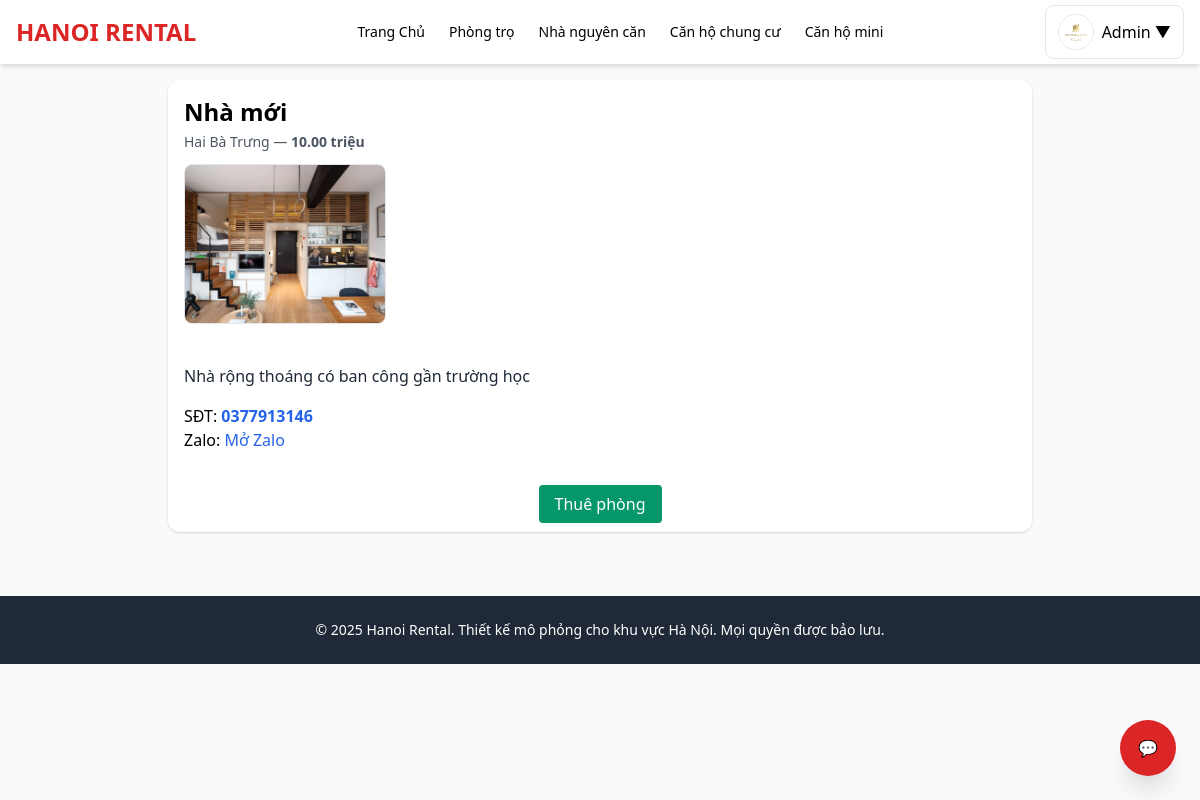
Before: /view_post.php?id=16 (signed in) with the older database file.
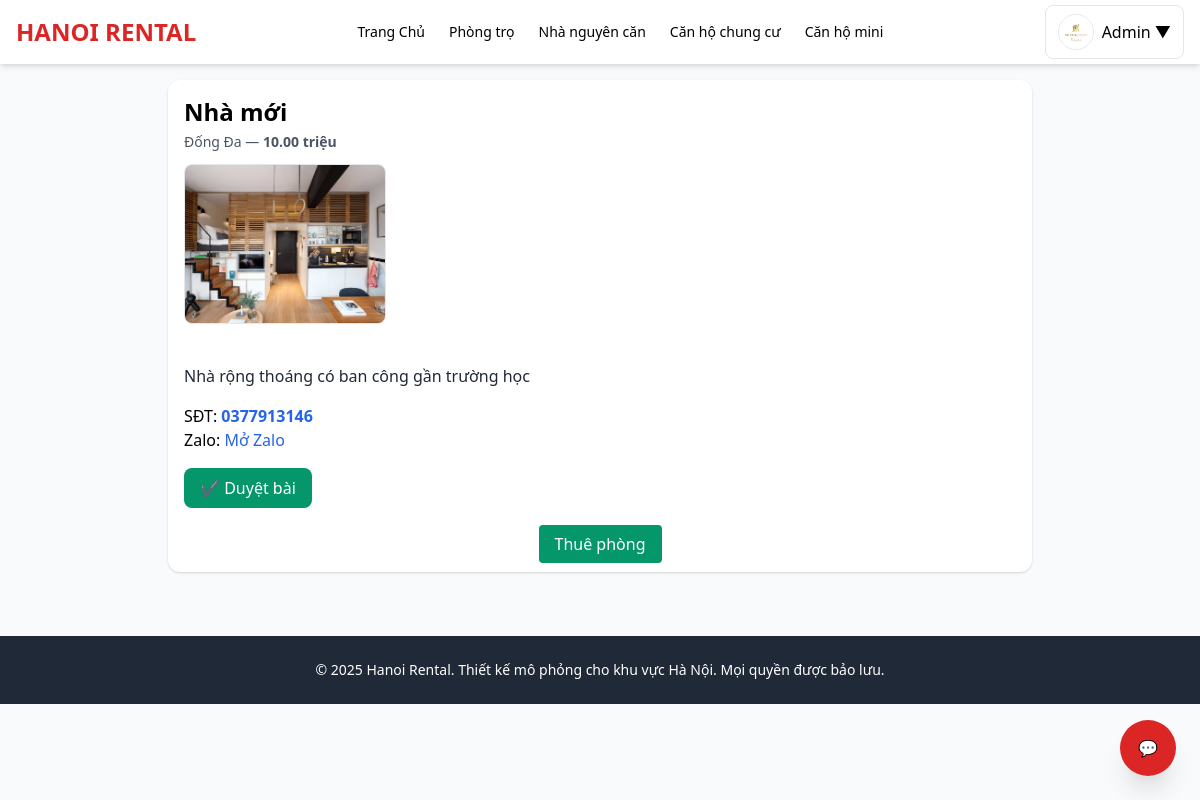
After: the same page with the newer database file.
### tables this page shows
CREATE TABLE `posts` (
  `id` int(11) NOT NULL,
  `user_id` int(11) NOT NULL,
  `status` enum('pending','approved','rejected') DEFAULT 'pending',
  `reviewed_by` int(11) DEFAULT NULL,
  `reviewed_at` timestamp NULL DEFAULT NULL,
  `title` varchar(255) DEFAULT NULL,
  `image` varchar(255) DEFAULT NULL,
  `type` varchar(50) DEFAULT NULL,
  `khu_vuc` varchar(255) DEFAULT NULL,
  `price` varchar(50) DEFAULT NULL,
  `phone` varchar(20) DEFAULT NULL,
  `zalo` varchar(20) DEFAULT NULL,
  `description` text DEFAULT NULL,
  `status_rent` tinyint(4) DEFAULT 0,
  `created_at` timestamp NOT NULL DEFAULT current_timestamp(),
  `category` varchar(50) NOT NULL DEFAULT 'phongtro'
);

### functions.php (called while the page is built, shortened)
<?php
if (!function_exists("currentUser")) {
    function currentUser() {
        return $_SESSION['user'] ?? null;
    }
}
if (!function_exists("isAdmin")) {
    function isAdmin() {
        $u = currentUser();
        return $u && ($u['role'] ?? '') === 'admin';
    }
}

### view_post.php (the view, shortened to what this page needs)
<?php
require_once __DIR__ . '/functions.php';
function h($s) { return htmlspecialchars((string)$s, ENT_QUOTES, 'UTF-8'); }
$id = intval($_GET['id'] ?? 0);
$u = $_SESSION['user'] ?? null;
$stmt = $pdo->prepare("SELECT * FROM posts WHERE id = ? LIMIT 1");
$stmt->execute([$id]);
$post = $stmt->fetch(PDO::FETCH_ASSOC);
$isOwner = ($u && $u['id'] == $post['user_id']);
$isAdmin = (function_exists('isAdmin') && isAdmin());
$imgsStmt = $pdo->prepare("SELECT filename FROM post_images WHERE post_id = ?");
$imgsStmt->execute([$id]);
$rows = $imgsStmt->fetchAll(PDO::FETCH_COLUMN);
$basePublic = '/hiihi';
$uploadsPublic = rtrim($basePublic, '/') . '/uploads/';
$defaultImg = rtrim($basePublic, '/') . '/assets/default.png';
$images = [];
foreach ($rows as $fn) {
    $clean = basename($fn);
    $disk = __DIR__ . '/uploads/' . $clean;
    if (is_file($disk))
        $images[] = $uploadsPublic . rawurlencode($clean);
    else
        $images[] = $defaultImg;
}
require_once __DIR__ . '/header.php';
?>
<main class="max-w-4xl mx-auto p-4">
    <div class="bg-white p-4 rounded-xl shadow">
        <h2 class="text-2xl font-bold mb-1"><?= h($post['title']) ?></h2>
        <p class="text-gray-600 text-sm mb-3">
            <?= h($post['khu_vuc']) ?> —
            <b><?= number_format($post['price'], 2) ?> triệu</b>
        </p>
        <div class="grid grid-cols-1 sm:grid-cols-2 md:grid-cols-4 gap-2 mb-4">
            <?php foreach ($images as $img): ?>
                <img src="<?= h($img) ?>" class="w-full h-40 object-cover rounded-lg border bg-gray-100">
            <?php endforeach; ?>
        </div>
        <div class="text-gray-800 whitespace-pre-line mb-4">
            <?= nl2br(h($post['description'])) ?>
        </div>
        <div class="mb-4">
            <p>SĐT:
                <a href="tel:<?= h($post['phone']) ?>" class="text-blue-600 font-semibold">
                    <?= h($post['phone']) ?>
                </a>
            </p>
            <?php if (!empty($post['zalo'])): ?>
                <p>Zalo:
                    <a href="<?= h($post['zalo']) ?>" target="_blank" class="text-blue-600">Mở Zalo</a>
                </p>
            <?php endif; ?>
        </div>
        <?php if ($isAdmin): ?>
            <div class="flex space-x-3 mb-4">
                <?php if ($post['status'] !== 'approved'): ?>
                    <a href="<?= $basePublic ?>/admin/approve_post.php?id=<?= $post['id'] ?>&action=approve"
                       class="px-4 py-2 bg-green-600 text-white rounded-lg">✔ Duyệt bài</a>
                <?php endif; ?>
            </div>
        <?php endif; ?>
        <div class="text-center mt-6">
            <?php if (!$u): ?>
                <a href="<?= $basePublic ?>/auth.php?mode=login"
                   class="px-4 py-2 bg-blue-600 text-white rounded">Đăng nhập để thuê phòng</a>
            <?php elseif ($isOwner): ?>
                <p class="text-yellow-600 font-bold">Bạn là chủ bài đăng này.</p>
            <?php else: ?>
                <a href="<?= $basePublic ?>/rent_submit.php?post_id=<?= $post['id'] ?>"
                   class="px-4 py-2 bg-green-600 text-white rounded hover:bg-green-700">
                   Thuê phòng
                </a>
            <?php endif; ?>
        </div>
    </div>
</main>
<?php require_once __DIR__ . '/footer.php'; ?>

Changed rows visible on the page:
changed posts "Nhà mới": khu_vuc "Hai Bà Trưng" → "Đống Đa"; status "approved" → "pending" (drawn)
Other visible differences:
text now shown: "✔ Duyệt bài"
